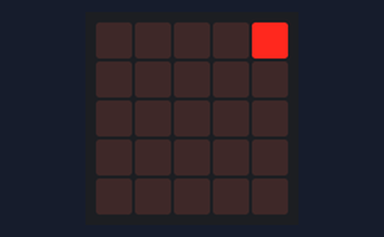
Bench run of a program on a simulated BBC micro:bit (MakeCode). Shown: the board's 5×5 LED display.

Above: at 0.05 s.
At 0.65 s:
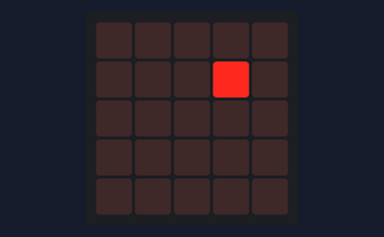
At 1.25 s:
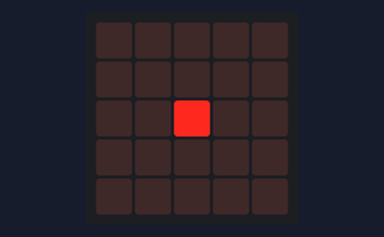
At 1.85 s:
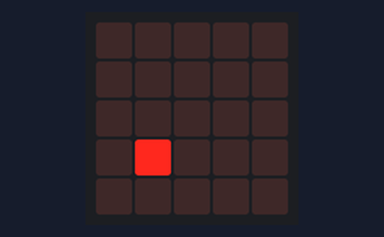
At 2.46 s:
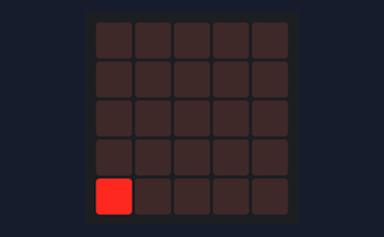
At 2.87 s:
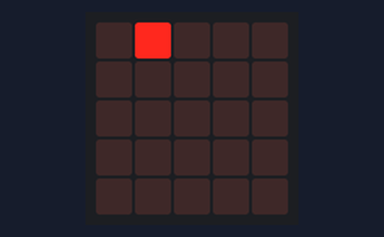

The program:

main.ts
```typescript
let y = 0
let x = 5
basic.forever(function () {
    for (let y = 0; y <= 4; y++) {
        for (let index = 0; index < 5; index++) {
            x += -1
            led.plot(x, y)
            led.unplot(x + 1, y)
            basic.pause(100)
        }
        led.unplot(x, y)
        x = 5
    }
})
```

test.ts
```typescript
// 在這裡測試；當此封包作為擴充功能時，將不會編譯此內容。
```

Measured:
- by itself, everything shown: repeats every 2.5 s, in 25 steps
